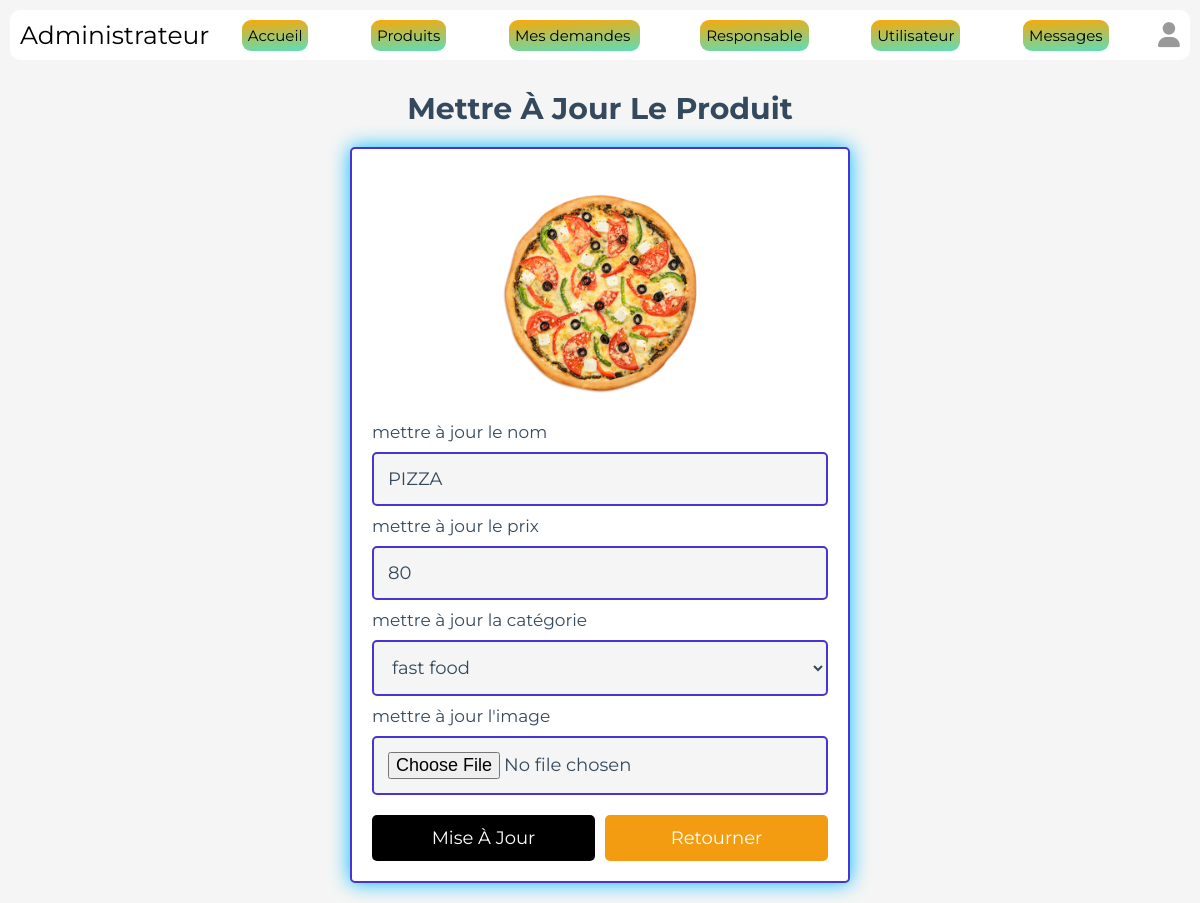
Screenshot of /admin/update_product.php?update=13 (signed in) with the database file from the repository.
### tables this page shows
CREATE TABLE `products` (
  `id` int(100) NOT NULL,
  `name` varchar(100) NOT NULL,
  `category` varchar(100) NOT NULL,
  `price` int(10) NOT NULL,
  `image` varchar(100) NOT NULL
);

### admin/update_product.php (the view, shortened to what this page needs)
<?php
include '../components/connect.php';
?>
<!DOCTYPE html>
<html >
<head>
   <link rel="stylesheet" href="https://cdnjs.cloudflare.com/ajax/libs/font-awesome/6.1.1/css/all.min.css">
   <link rel="stylesheet" href="../css/admin_style.css">
</head>
<body>
<?php include '../components/admin_header.php' ?>
<section class="update-product">
   <h1 class="heading">mettre à jour le produit</h1>
   <?php
      $update_id = $_GET['update'];
      $show_products = $conn->prepare("SELECT * FROM `products` WHERE id = ?");
      $show_products->execute([$update_id]);
      if($show_products->rowCount() > 0){
         while($fetch_products = $show_products->fetch(PDO::FETCH_ASSOC)){
   ?>
   <form action="" method="POST" enctype="multipart/form-data">
      <img src="../uploaded_img/<?= $fetch_products['image']; ?>" alt="">
      <span>mettre à jour le nom</span>
      <input type="text" required placeholder="entrez le nom du produit" name="name" maxlength="100" class="box" value="<?= $fetch_products['name']; ?>">
      <span>mettre à jour le prix</span>
      <input type="number" min="0" max="9999999999" required placeholder="saisir le prix du produit" name="price" onkeypress="if(this.value.length == 10) return false;" class="box" value="<?= $fetch_products['price']; ?>">
      <span>mettre à jour la catégorie</span>
      <select name="category" class="box" required>
         <option selected value="<?= $fetch_products['category']; ?>"><?= $fetch_products['category']; ?></option>
      </select>
      <span>mettre à jour l'image</span>
      <input type="file" name="image" class="box" accept="image/jpg, image/jpeg, image/png, image/webp">
      <div class="flex-btn">
         <input type="submit" value="mise à jour" class="btn" name="update">
         <a href="products.php" class="option-btn">retourner</a>
      </div>
   </form>
   <?php
         }
      }else{
         echo '<p class="empty">aucun produit ajouté pour l instant !</p>';
      }
   ?>
</section>
</body>
</html>

### css/admin_style.css (style rules this page uses)
:root { --main-color:black; --red:#e74c3c; --orange:#f39c12; --black:#34495e; --white:#fff; --light-bg:#f5f5f5; --light-color:#999; --border:.2rem solid #4834d4; --box-shadow:0px 0px 20px #00bbff; }
* { font-family: 'Montserrat', sans-serif; margin:0; padding:0; box-sizing: border-box; text-decoration: none; outline: none; border:none; }
html { font-size: 62.5%; overflow-x: hidden; }
body { background-color: var(--light-bg); }
section { max-width: 1200px; margin:0 auto; padding:2rem; }
.btn, .delete-btn, .option-btn { display: block; margin-top: 1rem; border-radius: .5rem; cursor: pointer; width: 100%; font-size: 1.8rem; color:var(--white); padding:1.2rem 3rem; text-transform: capitalize; text-align: center; }
.btn { background-color: var(--main-color); }
.option-btn { background-color: var(--orange); }
.flex-btn { display: flex; gap:1rem; }
.heading { text-align: center; margin-bottom: 2rem; text-transform: capitalize; color:var(--black); font-size: 3rem; }
.update-product form { margin:0 auto; max-width: 50rem; background-color: var(--white); border-radius: .5rem; box-shadow: var(--box-shadow); border:var(--border); padding:2rem; }
.update-product form img { height: 25rem; width: 100%; object-fit: contain; }
.update-product form .box { background-color: var(--light-bg); border:var(--border); width: 100%; padding:1.4rem; font-size: 1.8rem; color:var(--black); border-radius: .5rem; margin: 1rem 0; }
.update-product form span { font-size: 1.7rem; color:var(--black); }

### rows the page displays
products: image (picture), name "PIZZA", price "80", category "fast food"
